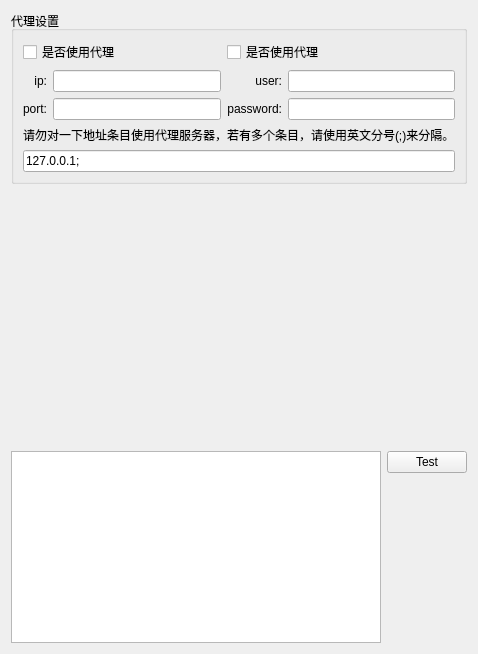
        <widget class="QWidget" name="tab_4">
         <attribute name="title">
          <string>页</string>
         </attribute>
         <layout class="QGridLayout" name="gridLayout_16">
          <item row="0" column="0" rowspan="2" colspan="2">
           <widget class="QGroupBox" name="groupBox_5">
            <property name="enabled">
             <bool>true</bool>
            </property>
            <property name="title">
             <string>代理设置</string>
            </property>
            <layout class="QGridLayout" name="gridLayout_14">
             <item row="0" column="0">
              <layout class="QGridLayout" name="gridLayout_13">
               <item row="3" column="1">
                <widget class="QLineEdit" name="lineEdit_proxy_port">
                 <property name="text">
                  <string/>
                 </property>
                </widget>
               </item>
               <item row="3" column="0">
                <widget class="QLabel" name="label_26">
                 <property name="text">
                  <string>port:</string>
                 </property>
                 <property name="alignment">
                  <set>Qt::AlignRight|Qt::AlignTrailing|Qt::AlignVCenter</set>
                 </property>
                </widget>
               </item>
               <item row="2" column="2">
                <widget class="QLabel" name="label_28">
                 <property name="text">
                  <string>user:</string>
                 </property>
                 <property name="alignment">
                  <set>Qt::AlignRight|Qt::AlignTrailing|Qt::AlignVCenter</set>
                 </property>
                </widget>
               </item>
               <item row="2" column="1">
                <widget class="QLineEdit" name="lineEdit_porxy_ip">
                 <property name="text">
                  <string/>
                 </property>
                </widget>
               </item>
               <item row="2" column="0">
                <widget class="QLabel" name="label_25">
                 <property name="text">
                  <string>ip:</string>
                 </property>
                 <property name="alignment">
                  <set>Qt::AlignRight|Qt::AlignTrailing|Qt::AlignVCenter</set>
                 </property>
                </widget>
               </item>
               <item row="6" column="0" colspan="4">
                <widget class="QLineEdit" name="lineEdit_proxy_list">
                 <property name="text">
                  <string>127.0.0.1;</string>
                 </property>
                </widget>
               </item>
               <item row="4" column="0" colspan="4">
                <widget class="QLabel" name="label_27">
                 <property name="text">
                  <string>请勿对一下地址条目使用代理服务器，若有多个条目，请使用英文分号(;)来分隔。</string>
                 </property>
                </widget>
               </item>
               <item row="3" column="2">
                <widget class="QLabel" name="label_29">
                 <property name="text">
                  <string>password:</string>
                 </property>
                 <property name="alignment">
                  <set>Qt::AlignRight|Qt::AlignTrailing|Qt::AlignVCenter</set>
                 </property>
                </widget>
               </item>
               <item row="3" column="3">
                <widget class="QLineEdit" name="lineEdit_proxy_password"/>
               </item>
               <item row="2" column="3">
                <widget class="QLineEdit" name="lineEdit_proxy_user"/>
               </item>
               <item row="1" column="0" colspan="2">
                <widget class="QCheckBox" name="checkBox">
                 <property name="text">
                  <string>是否使用代理</string>
                 </property>
                </widget>
               </item>
               <item row="1" column="2" colspan="2">
                <widget class="QCheckBox" name="checkBox_2">
                 <property name="text">
                  <string>是否使用代理</string>
                 </property>
                </widget>
               </item>
              </layout>
             </item>
            </layout>
           </widget>
          </item>
          <item row="3" column="0" colspan="2">
           <layout class="QGridLayout" name="gridLayout_15">
            <item row="0" column="3">
             <widget class="QPushButton" name="pushButton_test">
              <property name="enabled">
               <bool>true</bool>
              </property>
              <property name="text">
               <string>Test</string>
              </property>
             </widget>
            </item>
            <item row="0" column="2" rowspan="2">
             <widget class="QTextEdit" name="textEdit_test">
              <property name="enabled">
               <bool>true</bool>
              </property>
             </widget>
            </item>
           </layout>
          </item>
          <item row="2" column="0" colspan="2">
           <spacer name="verticalSpacer_2">
            <property name="orientation">
             <enum>Qt::Vertical</enum>
            </property>
            <property name="sizeHint" stdset="0">
             <size>
              <width>20</width>
              <height>261</height>
             </size>
            </property>
           </spacer>
          </item>
         </layout>
        </widget>
